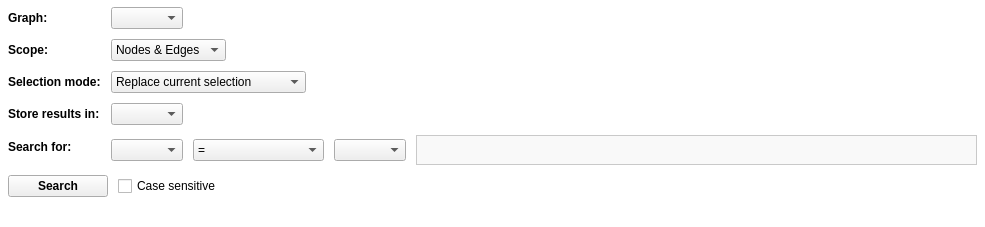
<?xml version="1.0" encoding="UTF-8"?>
<ui version="4.0">
 <class>SearchWidget</class>
 <widget class="QWidget" name="SearchWidget">
  <property name="geometry">
   <rect>
    <x>0</x>
    <y>0</y>
    <width>985</width>
    <height>227</height>
   </rect>
  </property>
  <property name="sizePolicy">
   <sizepolicy hsizetype="Preferred" vsizetype="Maximum">
    <horstretch>0</horstretch>
    <verstretch>0</verstretch>
   </sizepolicy>
  </property>
  <property name="acceptDrops">
   <bool>true</bool>
  </property>
  <property name="styleSheet">
   <string notr="true">.QWidget, QScrollArea, .QFrame {
background-color: white;
}</string>
  </property>
  <layout class="QVBoxLayout" name="verticalLayout">
   <property name="spacing">
    <number>0</number>
   </property>
   <property name="margin">
    <number>0</number>
   </property>
   <item>
    <widget class="HeaderFrame" name="headerFrame" native="true">
     <property name="expandable" stdset="0">
      <bool>false</bool>
     </property>
     <property name="title" stdset="0">
      <string>Search</string>
     </property>
    </widget>
   </item>
   <item>
    <widget class="QScrollArea" name="scrollArea">
     <property name="frameShape">
      <enum>QFrame::NoFrame</enum>
     </property>
     <property name="widgetResizable">
      <bool>true</bool>
     </property>
     <widget class="QWidget" name="scrollAreaWidgetContents">
      <property name="geometry">
       <rect>
        <x>0</x>
        <y>0</y>
        <width>969</width>
        <height>254</height>
       </rect>
      </property>
      <property name="styleSheet">
       <string notr="true">QLabel {
font: bold;
}</string>
      </property>
      <layout class="QVBoxLayout" name="verticalLayout_2">
       <property name="spacing">
        <number>6</number>
       </property>
       <property name="leftMargin">
        <number>8</number>
       </property>
       <property name="topMargin">
        <number>5</number>
       </property>
       <property name="rightMargin">
        <number>8</number>
       </property>
       <property name="bottomMargin">
        <number>5</number>
       </property>
       <item>
        <widget class="QFrame" name="searchFrame">
         <property name="sizePolicy">
          <sizepolicy hsizetype="Preferred" vsizetype="Maximum">
           <horstretch>0</horstretch>
           <verstretch>0</verstretch>
          </sizepolicy>
         </property>
         <layout class="QVBoxLayout" name="verticalLayout_3">
          <property name="spacing">
           <number>10</number>
          </property>
          <property name="margin">
           <number>0</number>
          </property>
          <item>
           <layout class="QFormLayout" name="formLayout">
            <property name="fieldGrowthPolicy">
             <enum>QFormLayout::ExpandingFieldsGrow</enum>
            </property>
            <property name="labelAlignment">
             <set>Qt::AlignLeading|Qt::AlignLeft|Qt::AlignVCenter</set>
            </property>
            <property name="horizontalSpacing">
             <number>10</number>
            </property>
            <property name="verticalSpacing">
             <number>10</number>
            </property>
            <item row="0" column="0">
             <widget class="QLabel" name="graphLabel">
              <property name="toolTip">
               <string>Choose the graph on which the search will be performed</string>
              </property>
              <property name="statusTip">
               <string>Choose the graph on which the search will be performed</string>
              </property>
              <property name="text">
               <string>Graph:</string>
              </property>
             </widget>
            </item>
            <item row="0" column="1">
             <widget class="TreeViewComboBox" name="graphCombo">
              <property name="maximumSize">
               <size>
                <width>350</width>
                <height>16777215</height>
               </size>
              </property>
              <property name="toolTip">
               <string>Choose the graph on which the search will be performed</string>
              </property>
              <property name="statusTip">
               <string>Choose the graph on which the search will be performed</string>
              </property>
              <property name="sizeAdjustPolicy">
               <enum>QComboBox::AdjustToContents</enum>
              </property>
             </widget>
            </item>
            <item row="1" column="0">
             <widget class="QLabel" name="scopeLabel">
              <property name="sizePolicy">
               <sizepolicy hsizetype="Maximum" vsizetype="Preferred">
                <horstretch>0</horstretch>
                <verstretch>0</verstretch>
               </sizepolicy>
              </property>
              <property name="toolTip">
               <string>Choose the element type on which the search will be performed</string>
              </property>
              <property name="statusTip">
               <string>Choose the element type on which the search will be performed</string>
              </property>
              <property name="text">
               <string>Scope:</string>
              </property>
             </widget>
            </item>
            <item row="1" column="1">
             <widget class="QComboBox" name="scopeCombo">
              <property name="maximumSize">
               <size>
                <width>350</width>
                <height>16777215</height>
               </size>
              </property>
              <property name="toolTip">
               <string>Choose the element type on which the search will be performed</string>
              </property>
              <property name="statusTip">
               <string>Choose the element type on which the search will be performed</string>
              </property>
              <property name="sizeAdjustPolicy">
               <enum>QComboBox::AdjustToContents</enum>
              </property>
              <item>
               <property name="text">
                <string>Nodes &amp; Edges</string>
               </property>
              </item>
              <item>
               <property name="text">
                <string>Nodes only</string>
               </property>
              </item>
              <item>
               <property name="text">
                <string>Edges only</string>
               </property>
              </item>
             </widget>
            </item>
            <item row="3" column="0">
             <widget class="QLabel" name="resultsStorageLabel">
              <property name="sizePolicy">
               <sizepolicy hsizetype="Maximum" vsizetype="Preferred">
                <horstretch>0</horstretch>
                <verstretch>0</verstretch>
               </sizepolicy>
              </property>
              <property name="toolTip">
               <string>Choose graph property into which the found elements will be added</string>
              </property>
              <property name="statusTip">
               <string>Choose graph property into which the found elements will be added</string>
              </property>
              <property name="text">
               <string>Store results in:</string>
              </property>
             </widget>
            </item>
            <item row="3" column="1">
             <widget class="QComboBox" name="resultsStorageCombo">
              <property name="maximumSize">
               <size>
                <width>350</width>
                <height>16777215</height>
               </size>
              </property>
              <property name="toolTip">
               <string>Choose the graph property into which the found elements will be added</string>
              </property>
              <property name="statusTip">
               <string>Choose the graph property into which the found elements will be added</string>
              </property>
              <property name="sizeAdjustPolicy">
               <enum>QComboBox::AdjustToContents</enum>
              </property>
             </widget>
            </item>
            <item row="4" column="0">
             <widget class="QLabel" name="searchTermsLabel">
              <property name="sizePolicy">
               <sizepolicy hsizetype="Maximum" vsizetype="Preferred">
                <horstretch>0</horstretch>
                <verstretch>0</verstretch>
               </sizepolicy>
              </property>
              <property name="text">
               <string>Search for:</string>
              </property>
             </widget>
            </item>
            <item row="4" column="1">
             <layout class="QHBoxLayout" name="horizontalLayout_4">
              <item>
               <widget class="QComboBox" name="searchTermACombo">
                <property name="sizePolicy">
                 <sizepolicy hsizetype="Maximum" vsizetype="Fixed">
                  <horstretch>0</horstretch>
                  <verstretch>0</verstretch>
                 </sizepolicy>
                </property>
                <property name="maximumSize">
                 <size>
                  <width>350</width>
                  <height>16777215</height>
                 </size>
                </property>
                <property name="toolTip">
                 <string>Choose the property for which the search will performed</string>
                </property>
                <property name="statusTip">
                 <string>Choose the property for which the search will performed</string>
                </property>
               </widget>
              </item>
              <item>
               <widget class="QComboBox" name="operatorCombo">
                <property name="sizePolicy">
                 <sizepolicy hsizetype="Maximum" vsizetype="Fixed">
                  <horstretch>0</horstretch>
                  <verstretch>0</verstretch>
                 </sizepolicy>
                </property>
                <property name="maximumSize">
                 <size>
                  <width>350</width>
                  <height>16777215</height>
                 </size>
                </property>
                <property name="toolTip">
                 <string>Choose the comparion operator of the search</string>
                </property>
                <property name="statusTip">
                 <string>Choose the comparion operator of the search</string>
                </property>
                <item>
                 <property name="text">
                  <string>=</string>
                 </property>
                </item>
                <item>
                 <property name="text">
                  <string>≠</string>
                 </property>
                </item>
                <item>
                 <property name="text">
                  <string>&gt;</string>
                 </property>
                </item>
                <item>
                 <property name="text">
                  <string>≥</string>
                 </property>
                </item>
                <item>
                 <property name="text">
                  <string>&lt;</string>
                 </property>
                </item>
                <item>
                 <property name="text">
                  <string>≤</string>
                 </property>
                </item>
                <item>
                 <property name="text">
                  <string>starts with</string>
                 </property>
                </item>
                <item>
                 <property name="text">
                  <string>ends with</string>
                 </property>
                </item>
                <item>
                 <property name="text">
                  <string>contains</string>
                 </property>
                </item>
                <item>
                 <property name="text">
                  <string>matches (RegExp)</string>
                 </property>
                </item>
               </widget>
              </item>
              <item>
               <widget class="QComboBox" name="searchTermBCombo">
                <property name="sizePolicy">
                 <sizepolicy hsizetype="Maximum" vsizetype="Fixed">
                  <horstretch>0</horstretch>
                  <verstretch>0</verstretch>
                 </sizepolicy>
                </property>
                <property name="maximumSize">
                 <size>
                  <width>350</width>
                  <height>16777215</height>
                 </size>
                </property>
                <property name="toolTip">
                 <string>Choose the value involved in the search comparison</string>
                </property>
                <property name="statusTip">
                 <string>Choose the value involved in the search comparison</string>
                </property>
               </widget>
              </item>
              <item>
               <widget class="QTableWidget" name="tableWidget">
                <property name="sizePolicy">
                 <sizepolicy hsizetype="Expanding" vsizetype="Fixed">
                  <horstretch>0</horstretch>
                  <verstretch>0</verstretch>
                 </sizepolicy>
                </property>
                <property name="maximumSize">
                 <size>
                  <width>16777215</width>
                  <height>30</height>
                 </size>
                </property>
                <property name="styleSheet">
                 <string notr="true">QTableView {
background-color: #F9F9F9;
border: 1px solid #C9C9C9;
color: black;
font: 12px;
}</string>
                </property>
                <property name="frameShape">
                 <enum>QFrame::NoFrame</enum>
                </property>
                <property name="frameShadow">
                 <enum>QFrame::Plain</enum>
                </property>
                <property name="lineWidth">
                 <number>0</number>
                </property>
                <property name="midLineWidth">
                 <number>0</number>
                </property>
                <property name="showGrid">
                 <bool>false</bool>
                </property>
                <property name="cornerButtonEnabled">
                 <bool>false</bool>
                </property>
                <attribute name="horizontalHeaderVisible">
                 <bool>false</bool>
                </attribute>
                <attribute name="horizontalHeaderStretchLastSection">
                 <bool>true</bool>
                </attribute>
                <attribute name="verticalHeaderVisible">
                 <bool>false</bool>
                </attribute>
                <row>
                 <property name="text">
                  <string>New Row</string>
                 </property>
                </row>
                <column>
                 <property name="text">
                  <string>New Column</string>
                 </property>
                </column>
                <item row="0" column="0">
                 <property name="text">
                  <string/>
                 </property>
                </item>
               </widget>
              </item>
             </layout>
            </item>
            <item row="2" column="0">
             <widget class="QLabel" name="label">
              <property name="text">
               <string>Selection mode:</string>
              </property>
             </widget>
            </item>
            <item row="2" column="1">
             <widget class="QComboBox" name="selectionModeCombo">
              <property name="maximumSize">
               <size>
                <width>350</width>
                <height>16777215</height>
               </size>
              </property>
              <property name="toolTip">
               <string>&lt;html&gt;&lt;head/&gt;&lt;body&gt;&lt;p&gt;Choose &amp;quot;Do not modify selection&amp;quot; to only count the number of nodes/edges found.&lt;/p&gt;&lt;/body&gt;&lt;/html&gt;</string>
              </property>
              <property name="sizeAdjustPolicy">
               <enum>QComboBox::AdjustToContents</enum>
              </property>
              <item>
               <property name="text">
                <string>Replace current selection</string>
               </property>
              </item>
              <item>
               <property name="text">
                <string>Add to current selection</string>
               </property>
              </item>
              <item>
               <property name="text">
                <string>Remove from current selection</string>
               </property>
              </item>
              <item>
               <property name="text">
                <string extracomment="ffsfdfdf">Do not modify selection</string>
               </property>
              </item>
             </widget>
            </item>
           </layout>
          </item>
          <item>
           <layout class="QHBoxLayout" name="horizontalLayout">
            <item>
             <widget class="QPushButton" name="searchButton">
              <property name="minimumSize">
               <size>
                <width>100</width>
                <height>0</height>
               </size>
              </property>
              <property name="toolTip">
               <string>Execute the search</string>
              </property>
              <property name="statusTip">
               <string>Execute the search</string>
              </property>
              <property name="styleSheet">
               <string notr="true">QPushButton {
font: bold;
}</string>
              </property>
              <property name="text">
               <string>Search</string>
              </property>
              <property name="icon">
               <iconset>
                <normaloff>:/talipot/graphperspective/icons/22/edit-find.png</normaloff>:/talipot/graphperspective/icons/22/edit-find.png</iconset>
              </property>
              <property name="shortcut">
               <string>Return</string>
              </property>
             </widget>
            </item>
            <item>
             <widget class="QCheckBox" name="caseSensitivityCheck">
              <property name="toolTip">
               <string>Indicate if strings comparison will be case sensitive</string>
              </property>
              <property name="statusTip">
               <string>Indicate if strings comparison will be case sensitive</string>
              </property>
              <property name="text">
               <string>Case sensitive</string>
              </property>
             </widget>
            </item>
            <item>
             <spacer name="horizontalSpacer">
              <property name="orientation">
               <enum>Qt::Horizontal</enum>
              </property>
              <property name="sizeHint" stdset="0">
               <size>
                <width>40</width>
                <height>20</height>
               </size>
              </property>
             </spacer>
            </item>
           </layout>
          </item>
         </layout>
        </widget>
       </item>
       <item>
        <widget class="QLabel" name="resultsCountLabel">
         <property name="sizePolicy">
          <sizepolicy hsizetype="Preferred" vsizetype="Maximum">
           <horstretch>0</horstretch>
           <verstretch>0</verstretch>
          </sizepolicy>
         </property>
         <property name="styleSheet">
          <string notr="true">font: normal;</string>
         </property>
         <property name="alignment">
          <set>Qt::AlignLeading</set>
         </property>
        </widget>
       </item>
      </layout>
     </widget>
    </widget>
   </item>
  </layout>
 </widget>
 <customwidgets>
  <customwidget>
   <class>HeaderFrame</class>
   <extends>QWidget</extends>
   <header>HeaderFrame.h</header>
   <container>1</container>
  </customwidget>
  <customwidget>
   <class>TreeViewComboBox</class>
   <extends>QComboBox</extends>
   <header>talipot/TreeViewComboBox.h</header>
   <container>1</container>
  </customwidget>
 </customwidgets>
 <resources/>
 <connections>
  <connection>
   <sender>searchTermACombo</sender>
   <signal>currentIndexChanged(int)</signal>
   <receiver>SearchWidget</receiver>
   <slot>termAChanged()</slot>
   <hints>
    <hint type="sourcelabel">
     <x>181</x>
     <y>154</y>
    </hint>
    <hint type="destinationlabel">
     <x>494</x>
     <y>271</y>
    </hint>
   </hints>
  </connection>
  <connection>
   <sender>searchTermBCombo</sender>
   <signal>currentIndexChanged(int)</signal>
   <receiver>SearchWidget</receiver>
   <slot>termBChanged()</slot>
   <hints>
    <hint type="sourcelabel">
     <x>374</x>
     <y>154</y>
    </hint>
    <hint type="destinationlabel">
     <x>494</x>
     <y>271</y>
    </hint>
   </hints>
  </connection>
  <connection>
   <sender>searchButton</sender>
   <signal>clicked()</signal>
   <receiver>SearchWidget</receiver>
   <slot>search()</slot>
   <hints>
    <hint type="sourcelabel">
     <x>58</x>
     <y>192</y>
    </hint>
    <hint type="destinationlabel">
     <x>494</x>
     <y>271</y>
    </hint>
   </hints>
  </connection>
 </connections>
 <slots>
  <slot>graphIndexChanged(int)</slot>
  <slot>termAChanged()</slot>
  <slot>termBChanged()</slot>
  <slot>search()</slot>
 </slots>
</ui>
